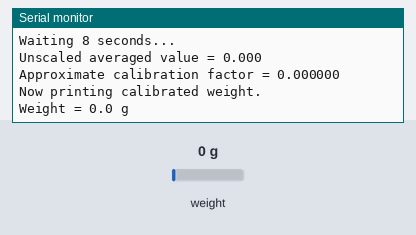
Simulated run of this sketch. Board: Arduino Uno, built with avr-gcc and run on an emulated ATmega328P. Shown: the last lines printed to the serial monitor. The inputs (shaded band) are chosen by the test bench; at power-on: weight on the scale 0 g.

Above: at 11.2 s.
11.3 s: weight on the scale set to 100 g
At 12.4 s:
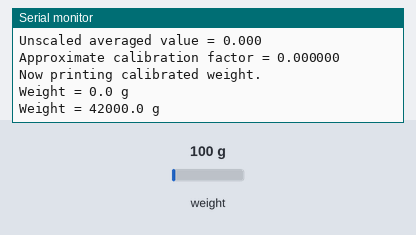
12.8 s: weight on the scale set to 1250 g
At 14.2 s:
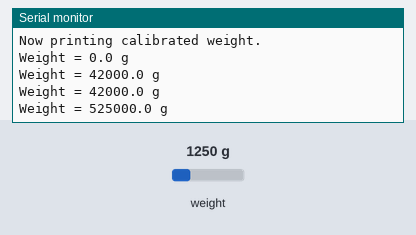
Timing chart, 0 to 15.8 s (numbered marks = the images above; inputs shaded):
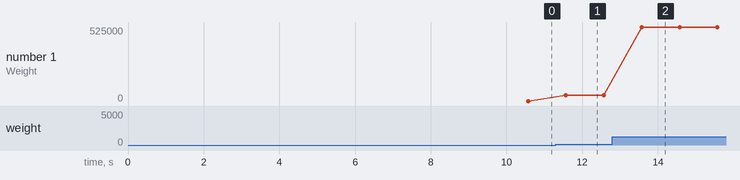

The sketch:

11_hx711_calibration.ino
```cpp
/*
  TEST 11 - HX711 LOAD-CELL CALIBRATION

  Run TEST 10 first.

  Before uploading:
    Change KNOWN_WEIGHT_GRAMS to the real weight you will use.

  Procedure:
    1. Keep chamber platform EMPTY at startup.
    2. Sketch tares the empty platform.
    3. Place the known weight when instructed.
    4. The sketch calculates an approximate calibration factor.
    5. Copy that factor into the final UNO firmware.
    6. Verify the printed weight is close to the known weight.

  HX711 -> UNO:
    DOUT -> D3
    SCK  -> D4

  TEST INPUT / ACTION:
    Set KNOWN_WEIGHT_GRAMS accurately. Start with the platform empty;
    when instructed, place that weight on it and leave it still.

  EXPECTED OUTPUT:
    Serial reports tare, waits 8 seconds, prints the unscaled average and
    approximate calibration factor, then repeats "Weight = N.N g".

  PASS CRITERIA / WHAT TO CHECK:
    Printed weight is close to the known value and stable. Record the
    factor, then measure empty, normal-model, and excessive-load ranges.*/

#include <HX711.h>


const byte PIN_HX711_DOUT = 3;
const byte PIN_HX711_SCK = 4;

// CHANGE THIS.
const float KNOWN_WEIGHT_GRAMS = 200.0;

HX711 scale;


void setup()
{
    Serial.begin(9600);

    scale.begin(PIN_HX711_DOUT, PIN_HX711_SCK);

    Serial.println("HX711 calibration.");
    Serial.println("Keep platform EMPTY.");

    if (scale.wait_ready_timeout(2000) == false)
    {
        Serial.println("ERROR: HX711 not detected.");

        while (true)
        {
        }
    }

    scale.set_scale();

    scale.tare();

    Serial.println("Empty platform tared.");
    Serial.println();

    Serial.print("Place ");
    Serial.print(KNOWN_WEIGHT_GRAMS);
    Serial.println(" g on the platform now.");

    Serial.println("Waiting 8 seconds...");

    delay(8000);

    float unscaledUnits = scale.get_units(10);

    Serial.print("Unscaled averaged value = ");
    Serial.println(unscaledUnits, 3);

    float calibrationFactor = unscaledUnits / KNOWN_WEIGHT_GRAMS;

    Serial.print("Approximate calibration factor = ");
    Serial.println(calibrationFactor, 6);

    scale.set_scale(calibrationFactor);

    Serial.println();
    Serial.println("Now printing calibrated weight.");
}


void loop()
{
    if (scale.wait_ready_timeout(1000) == true)
    {
        float grams = scale.get_units(5);

        Serial.print("Weight = ");
        Serial.print(grams, 1);
        Serial.println(" g");
    }
    else
    {
        Serial.println("HX711 not ready.");
    }

    delay(500);
}
```

Measured:
- after the input at 11.3 s, the serial monitor: prints a new line after 0.27 s (image 1)
- after the input at 12.8 s, the serial monitor: prints a new line after 0.77 s (image 2)
- plotted number 1: 0 → 42000 after the input at 11.3 s, 42000 → 525000 after the input at 12.8 s
